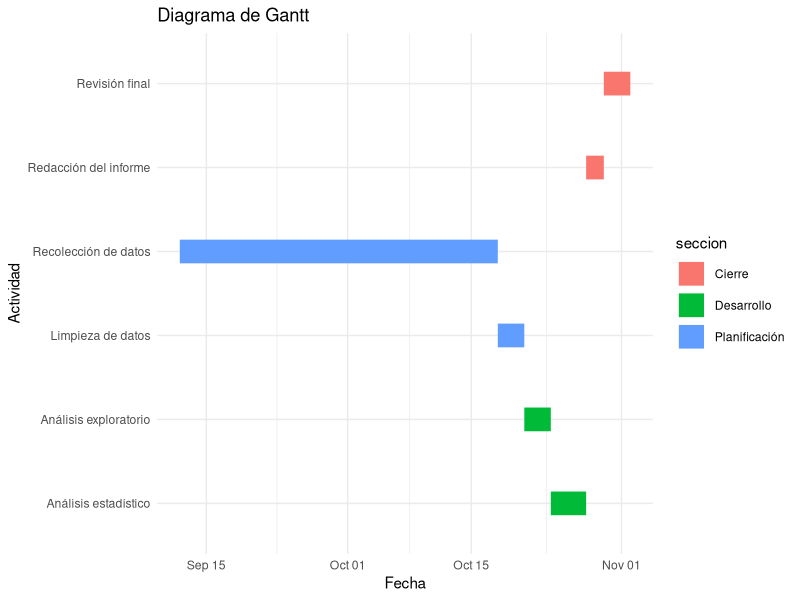
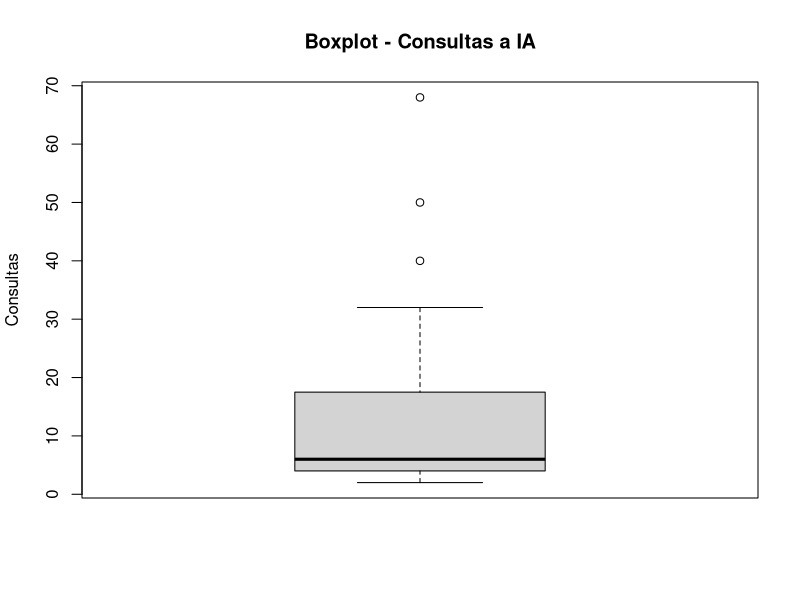
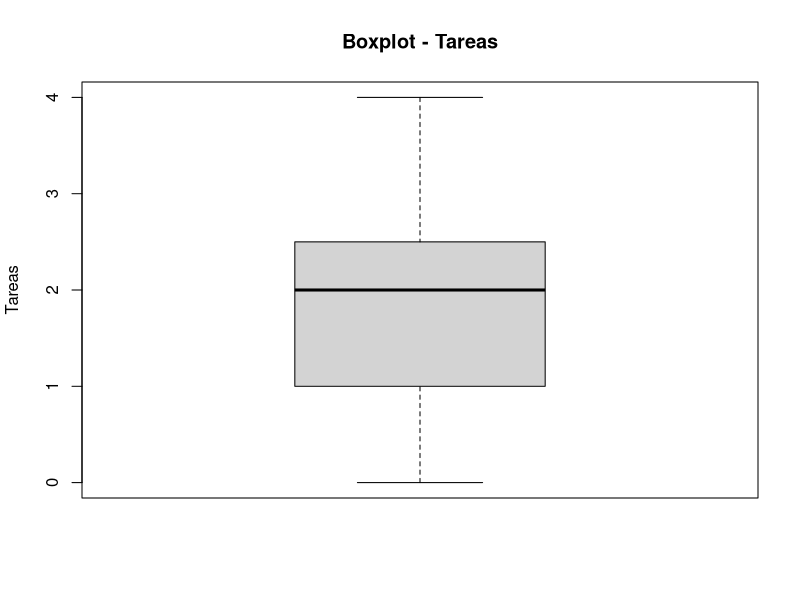
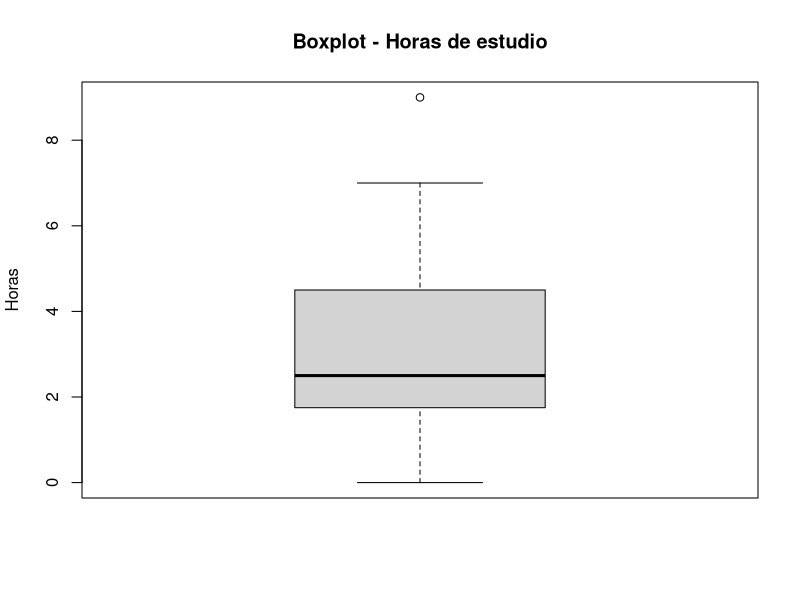
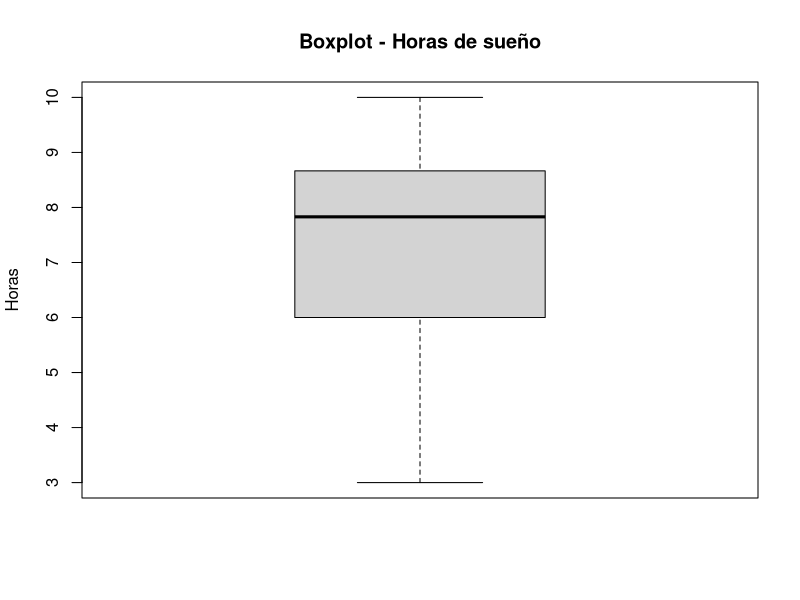
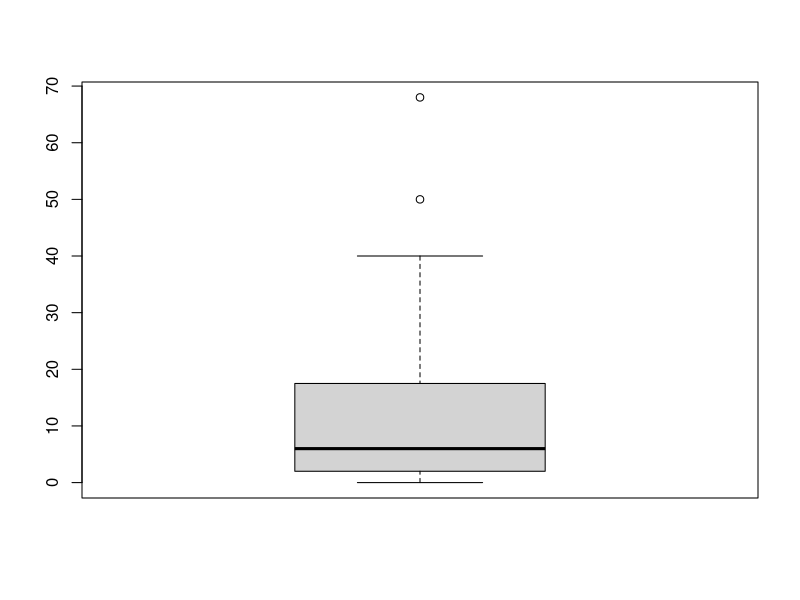
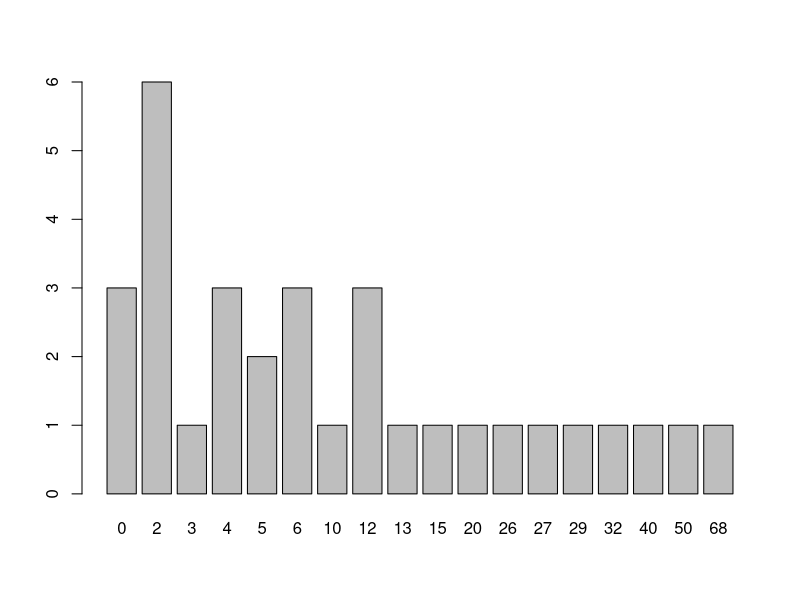
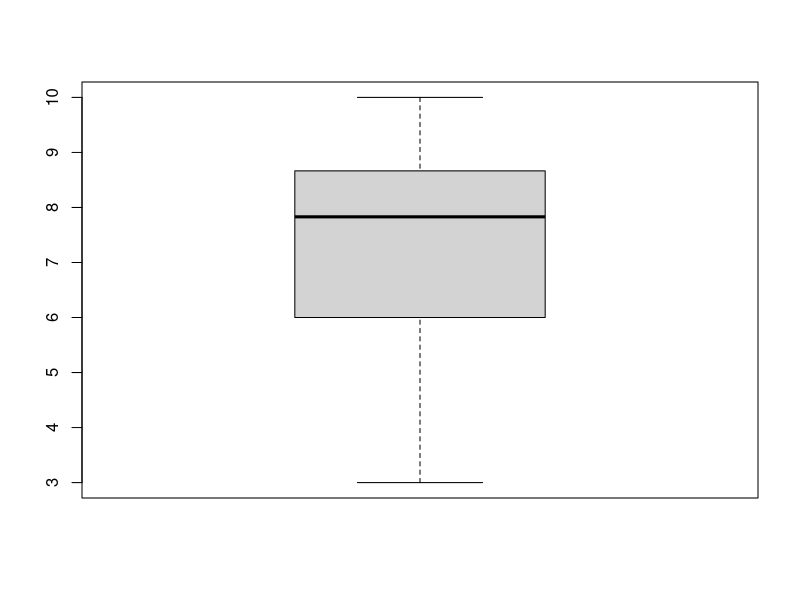

Here is the R script that generated these plots, in order:
## ---- chunk 1
library(ggplot2)

tareas <- data.frame(
  tarea = c(
    "Recolección de datos",
    "Limpieza de datos",
    "Análisis exploratorio",
    "Análisis estadístico",
    "Redacción del informe",
    "Revisión final"
  ),
  inicio = as.Date(c(
    "2026-09-12", "2026-10-18", "2026-10-21", "2026-10-24", "2026-10-28", "2026-10-30"  # TODO: completar fechas "YYYY-MM-DD"
  )),
  fin = as.Date(c(
    "2026-10-18", "2026-10-21", "2026-10-24", "2026-10-28", "2026-10-30", "2026-11-02"  # TODO: completar fechas "YYYY-MM-DD"
  )),
  seccion = c(
    "Planificación",
    "Planificación",
    "Desarrollo",
    "Desarrollo",
    "Cierre",
    "Cierre"
  )
)

ggplot(tareas,
       aes(x = inicio,
           xend = fin,
           y = tarea,
           yend = tarea,
           color = seccion)) +
  geom_segment(linewidth = 8) +
  labs(title = "Diagrama de Gantt",
       x = "Fecha",
       y = "Actividad") +
  theme_minimal()
## ---- chunk 2
library(readr)
library(dplyr)
library(tidyverse)
library(ggplot2)

DF <- read_csv("RespuestasDiario.csv")
## ---- chunk 3
names(DF)
DFL <- DF
## ---- chunk 4
DFL %>% rename(hora = `Marca temporal`
               , consultas = `¿Cuántas consultas a una IA realizaste hoy?`
               , uso = `¿Cuál fue el uso principal que le diste a la IA hoy?`
               , satisfaccion = `¿Qué nivel de satisfacción tienes con tu avance académico de hoy?`
               , tareas = `¿En cuántas tareas de hoy el uso de la IA te ahorró tiempo?`
               , curso = `¿Cuál es el código del curso sobre el que hiciste la mayoría de tus consultas a la IA hoy?`
               , estudio = `¿Cuántas horas efectivas de estudio acumulaste el día de hoy?`
               , sueno = `¿Cuántas horas dormiste la noche pasada?`
               , comprension = `¿Qué nivel de comprensión tuviste de las actividades académicas que realizaste hoy?`
               , email = `Dirección de correo electrónico`) -> DFL
## ---- chunk 5
DFL <- DFL[, c("hora", "consultas", "uso", "satisfaccion", "tareas", "curso", "estudio", "sueno", "comprension", "email")]
names(DFL)
## ---- chunk 6
DFAuxiliar <- read_csv("CorreosGrupo.csv")
## ---- chunk 7
DFL <- inner_join(DFL, DFAuxiliar, by = "email")
## ---- chunk 8
head(DFL[c("hora", "email", "Grupo")])
## ---- chunk 9
dim(DFL)
head(DFL)
sapply(DFL, class)
## ---- chunk 10
colSums(is.na(DFL))
## ---- chunk 11
round(colSums(is.na(DFL)) / nrow(DFL) * 100, 2)
## ---- chunk 12
sum(DFL$consultas == 0, na.rm = TRUE)
## ---- chunk 13
sum(DFL$tareas == 0, na.rm = TRUE)
## ---- chunk 14
sum(DFL$estudio == 0, na.rm = TRUE)
## ---- chunk 15
sum(DFL$sueno == 0, na.rm = TRUE)
## ---- chunk 16
length(unique(DFL$comprension))
unique(DFL$comprension)
## ---- chunk 17
length(unique(DFL$sueno))
unique(DFL$sueno)
## ---- chunk 18
length(unique(DFL$estudio))
unique(DFL$estudio)
## ---- chunk 19
length(unique(DFL$curso))
unique(DFL$curso)
## ---- chunk 20
length(unique(DFL$tareas))
unique(DFL$tareas)
## ---- chunk 21
length(unique(DFL$satisfaccion))
unique(DFL$satisfaccion)
## ---- chunk 22
length(unique(DFL$uso))
unique(DFL$uso)
## ---- chunk 23
length(unique(DFL$consultas))
unique(DFL$consultas)
## ---- chunk 24

#Se hace el filtrado por horas teniendo en cuenta que se guarda en el formato de 24 horas por lo que solo acotamos desde 21.5 osea 9:30 

DFL1<-DFL%>%filter(!(((hour(dmy_hms(hora)) + minute(dmy_hms(hora))/60) < 21.5))) %>% 

# en caso de superesswarnings es para evitar que arroje errores en consultas debido a que permite ingreso de datos vacios por lo que se trata de convertir a numero y de ahi vemos si es NA e inviertiendo mediante ! para quedarnos con los que si cumplan eso  
  
filter(!is.na(suppressWarnings(as.numeric(consultas))), 

# Repetimos el mismo tipo de filtrado con respecto a la variable tareas, sueno y estudio 

!is.na(suppressWarnings(as.numeric(tareas))),                                   
!is.na(suppressWarnings(as.numeric(estudio))),                           !is.na(suppressWarnings(as.numeric(sueno))))%>% 
  
#verificamos que las consultas y tareas sean numeros enteros 

filter(as.numeric(consultas)%%1==0, 
       as.numeric(tareas)%%1==0)

## ---- chunk 25
  DF2<-DFL1%>%mutate(
  uso_= chartr("áéíóúÁÉÍÓÚ", "aeiouAEIOU", tolower(uso)),
  usoC= str_detect(uso_,regex("\\b(ia|no|use|ningun[oa])\\b",ignore_case = TRUE)),
  cursoC = is.na(curso) | str_detect(curso, "^[ -]*$") | 
  str_detect(curso, "^[A-Za-z]{2}\\d{4}$"),
  filtro=!usoC&cursoC&(as.numeric(consultas)>0|as.numeric(tareas)>0),
  uso = if_else(filtro, uso,NA_character_),
  consultas=if_else(filtro,consultas,NA_integer_),   
  tareas= if_else(filtro,tareas,NA_integer_),
  curso = if_else(filtro,curso,NA_character_)

  ) %>% select(-filtro, -usoC,-cursoC,-uso_)  
## ---- chunk 26
# Número de consultas a IA
boxplot(DF2$consultas,
        main = "Boxplot - Consultas a IA",
        ylab = "Consultas")

boxplot.stats(DF2$consultas)$out
## ---- chunk 27
# Número de tareas donde la IA ahorró tiempo
boxplot(DF2$tareas,
        main = "Boxplot - Tareas",
        ylab = "Tareas")

boxplot.stats(DF2$tareas)$out
## ---- chunk 28
# Horas efectivas de estudio
boxplot(DF2$estudio,
        main = "Boxplot - Horas de estudio",
        ylab = "Horas")
        
boxplot.stats(DF2$estudio)$out
## ---- chunk 29
# Horas de sueño
boxplot(DF2$sueno,
        main = "Boxplot - Horas de sueño",
        ylab = "Horas")

boxplot.stats(DF2$sueno)$out
## ---- chunk 30
# Variabilidad de las consultas
range(DF2$consultas, na.rm = TRUE)
var(DF2$consultas, na.rm = TRUE)
sd(DF2$consultas, na.rm = TRUE)
IQR(DF2$consultas, na.rm = TRUE)
## ---- chunk 31
# Variabilidad de las tareas
range(DF2$tareas, na.rm = TRUE)
var(DF2$tareas, na.rm = TRUE)
sd(DF2$tareas, na.rm = TRUE)
IQR(DF2$tareas, na.rm = TRUE)
## ---- chunk 32
# Variabilidad de las horas de estudio
range(DF2$estudio, na.rm = TRUE)
var(DF2$estudio, na.rm = TRUE)
sd(DF2$estudio, na.rm = TRUE)
IQR(DF2$estudio, na.rm = TRUE)
## ---- chunk 33
# Variabilidad de las horas de sueño
range(DF2$sueno, na.rm = TRUE)
var(DF2$sueno, na.rm = TRUE)
sd(DF2$sueno, na.rm = TRUE)
IQR(DF2$sueno, na.rm = TRUE)
## ---- chunk 34
# Frecuencia del principal uso de IA
table(DF2$uso)
prop.table(table(DF2$uso)) * 100
## ---- chunk 35
# Frecuencia del nivel de satisfacción
table(DF2$satisfaccion)
prop.table(table(DF2$satisfaccion)) * 100
## ---- chunk 36
# Frecuencia del nivel de comprensión
table(DF2$comprension)
prop.table(table(DF2$comprension)) * 100
## ---- chunk 37
tabla_NA <- data.frame(
  Variable = names(DF2),
  Cantidad_NA = colSums(is.na(DF2)),
  Porcentaje_NA = round(colSums(is.na(DF2)) / nrow(DF2) * 100, 2),
  row.names = NULL
)
tabla_NA
## ---- chunk 38
table(rowSums(is.na(DF2)))
## ---- chunk 39
nrow(DF2)
nrow(na.omit(DF2))
round((1 - nrow(na.omit(DF2)) / nrow(DF2)) * 100, 2)
## ---- chunk 40
DF2[!complete.cases(DF2), c("hora", "email", "consultas", "uso", "tareas", "curso", "estudio", "sueno")]
## ---- chunk 41
# DF2 sale de DFL1 sin filtrar filas, así que ambas bases están alineadas
# podemos recuperar de DFL1 los valores que el Paso 3 convirtió a NA.
nrow(DFL1) == nrow(DF2)

diagnostico <- DF2 %>%
  mutate(
    # Valores originales, antes del Paso 3
    consultas_orig = as.numeric(DFL1$consultas),
    tareas_orig    = as.numeric(DFL1$tareas),
    uso_orig       = as.character(DFL1$uso),
    curso_orig     = as.character(DFL1$curso),

    # ¿El estudiante declaró alguna actividad con IA ese día?
    hubo_actividad = consultas_orig > 0 | tareas_orig > 0,

    # Motivo por el que el registro quedó incompleto
    motivo = case_when(
      !is.na(uso)     ~ "Completo",
      !hubo_actividad ~ "Sin uso de IA",
      TRUE            ~ "Curso fuera de formato"
    )
  )

table(diagnostico$motivo)
## ---- chunk 42
# Perfil de cada grupo según las consultas que realmente declararon
diagnostico %>%
  filter(motivo != "Completo") %>%
  group_by(motivo) %>%
  summarise(
    n = n(),
    consultas_min   = min(consultas_orig),
    consultas_max   = max(consultas_orig),
    consultas_media = round(mean(consultas_orig), 1)
  )
## ---- chunk 43
DF3 <- diagnostico %>%
  mutate(
    # Marca si de verdad usó IA, según el motivo y no según si había NA
    uso_ia = motivo != "Sin uso de IA",

    # Si no usó IA, el valor verdadero es 0 
    # Cuantitativas discretas: 
    consultas = if_else(motivo == "Sin uso de IA", 0, consultas_orig),
    tareas    = if_else(motivo == "Sin uso de IA", 0, tareas_orig),
    # Cualitativa nominal: asignamos una categoría propia
    uso       = if_else(motivo == "Sin uso de IA", "No usó IA", uso_orig),
    uso = factor(uso),

  # Si solo falló el curso, se conservan sus datos reales
  # y únicamente el curso queda marcado como inválido
    curso = case_when(
      motivo == "Sin uso de IA"          ~ "No aplica",
      motivo == "Curso fuera de formato" ~ "Sin código válido",
      TRUE                               ~ curso_orig
    ),

    # Cuantitativas continuas
    estudio = as.numeric(estudio),
    sueno   = as.numeric(sueno),

    # Ordinal, levels imponen el orden
    comprension = factor(comprension,
                         levels = c("Muy bajo", "Bajo", "Moderado", "Alto", "Muy alto"),
                         ordered = TRUE),

    satisfaccion = factor(satisfaccion, levels = 1:5, ordered = TRUE),

    # Identificador: el promedio de un número de grupo no tendría interpretación
    Grupo = factor(Grupo)
  ) %>%
# Se borran las columnas que solo sirvieron para el diagnóstico
  select(-consultas_orig, -tareas_orig, -uso_orig, -curso_orig,
         -hubo_actividad, -motivo)
## ---- chunk 44
# Verificamos que no quede ningún NA ni se hayan perdido filas
sum(is.na(DF3))
nrow(DF3)
table(DF3$uso_ia)
## ---- chunk 45
# Cuántas observaciones sobreviven a cada etapa del proceso
trazabilidad <- data.frame(
  Etapa = c("Base cruda (DF)", "Subset y join (DFL)", "Normalización (DFL1)",
            "Criterios (DF2)", "Gestión de nulos (DF3)"),
  Observaciones = c(nrow(DF), nrow(DFL), nrow(DFL1), nrow(DF2), nrow(DF3))
)
# Qué porcentaje de la base original representa cada etapa
trazabilidad$Retencion <- round(trazabilidad$Observaciones / nrow(DF) * 100, 2)
trazabilidad
## ---- chunk 46
# Mismo diagnóstico del Paso 1, ahora sobre la base limpia.
radiografia <- data.frame(
  Variable = names(DF3),
  Tipo = sapply(DF3, function(x) class(x)[1]),
  NA_total = colSums(is.na(DF3)),
  Porcentaje_NA = round(colSums(is.na(DF3)) / nrow(DF3) * 100, 2),
  Unicos = sapply(DF3, function(x) length(unique(x))),
  row.names = NULL
)
radiografia
## ---- chunk 47
# Conteo de ceros en cada numérica
sum(DF3$consultas == 0)
sum(DF3$tareas == 0)
sum(DF3$estudio == 0)
sum(DF3$sueno == 0)
## ---- chunk 48
# Verificamos que ninguna numérica se salga de los rangos del codebook.

data.frame(
  Variable = c("consultas", "tareas", "estudio", "sueno"),
  Restriccion = c("x >= 0", "x >= 0", "x >= 0", "0 <= x <= 24"),
  Minimo = c(min(DF3$consultas), min(DF3$tareas), min(DF3$estudio), min(DF3$sueno)),
  Maximo = c(max(DF3$consultas), max(DF3$tareas), max(DF3$estudio), max(DF3$sueno)),
  Cumple = c(all(DF3$consultas >= 0), all(DF3$tareas >= 0), all(DF3$estudio >= 0),
             all(DF3$sueno >= 0 & DF3$sueno <= 24))
)
## ---- chunk 49
# Filas idénticas en todas sus columnas
sum(duplicated(DF3))
# El diseño es longitudinal, cada estudiante debe tener un solo registro por día.
DF3 %>%
  mutate(fecha = substr(hora, 1, 10)) %>%
  count(email, fecha) %>%
  filter(n > 1)
## ---- chunk 50
# Observaciones limpias que aportó cada grupo
DF3 %>% count(Grupo)
## ---- chunk 51
# Filtro sobre nuestro grupo
GRUPO <- 6
DF3_grupo <- DF3 %>% filter(Grupo == GRUPO)

nrow(DF3_grupo)
DF3_grupo %>% count(email)
## ---- chunk 52
n_distinct(DF3$email)
## ---- chunk 53
boxplot(DF3$consultas)
## ---- chunk 54
quantile(DF3$consultas, 0.5, na.rm = T, type = 3, )
quantile(DF3$consultas, 0.75, na.rm = T, type = 3, )
## ---- chunk 55
barplot(table(DF3$consultas))
## ---- chunk 56
boxplot(DF3$sueno)
## ---- chunk 57
hist(DF3$sueno,
     main = "Horas de sueño",
     xlab = "Horas",
     col = "lightgray",
     ylab = "Frecuencia")
## ---- chunk 58
summary(DF3$sueno)
round(sd(DF3$sueno),2)
IQR(DF3$sueno)
round(sd(DF3$sueno) / mean(DF3$sueno),2) #CV
## ---- chunk 59
boxplot(consultas ~ satisfaccion, data = DF3)
## ---- chunk 60
quantile(DF3$consultas[DF3$satisfaccion == 3], 0.3, na.rm = T, type = 3)
quantile(DF3$consultas[DF3$satisfaccion == 4], 0.3, na.rm = T, type = 3)
quantile(DF3$consultas[DF3$satisfaccion == 5], 0.3, na.rm = T, type = 3)
## ---- chunk 61
cor.test(DF3$consultas,DF3$estudio,method="spearman")
## ---- chunk 62
ggplot(DF3, aes(x = consultas, y = estudio)) +
  geom_point(color = "navy", size = 2.5) +
  labs(
    title = "Consultas vs Estudio",
    x = "consultas",
    y = "estudio"
  )
## ---- chunk 63
DF3 %>%
  filter(uso_ia) %>%
  mutate(
    uso_g = if_else(uso %in% c("Resolver ejercicios", "Resumir",
                                "Programar", "Redactar", "No usó IA"),
                     as.character(uso), "Otros"),
    ahorro = if_else(tareas == 0, "Sin tareas ahorradas", "Con tareas ahorradas")
  ) %>%
  count(uso_g, ahorro) %>%
  tidyr::pivot_wider(names_from = ahorro, values_from = n, values_fill = 0) %>%
  {
    tabla <- .[, c("uso_g", "Sin tareas ahorradas", "Con tareas ahorradas")]
    m <- t(as.matrix(tabla[, -1]))
    colnames(m) <- tabla$uso_g
    barplot(m,
            main = "Proporción de tareas ahorradas según el uso de IA",
            ylab = "Cantidad de registros",
            xlab = "Uso principal",
            col = c("steelblue", "gray80"),
            legend.text = c("Sin ahorro", "Con ahorro"))
  }
## ---- chunk 64
DF3 %>%
  filter(uso_ia) %>%
  mutate(uso_g = if_else(uso %in% c("Resolver ejercicios", "Resumir",
                                     "Programar", "Redactar", "No usó IA"),
                          as.character(uso), "Otros")) %>%
  group_by(uso_g) %>%
  summarise(
    registros   = n(),
    ta_ahorrada = round(mean(tareas > 0, na.rm = TRUE) * 100, 1)
  ) %>%
  rename(Uso = uso_g)
## ---- chunk 65
boxplot(sueno ~ comprension, data = DF3,
        xlab = "comprension",
        ylab = "sueno",
        col = c("skyblue"))
## ---- chunk 66
DF3%>%group_by(comprension)%>% summarise(n=n(),
    Q1= quantile(sueno, 0.25, na.rm = TRUE),
    Mediana = quantile(sueno, 0.5 ,na.rm = TRUE),
    Q3= quantile(sueno, 0.75, na.rm = TRUE),
    RIC     = IQR(sueno, na.rm = TRUE),
    Media = mean(sueno,na.rm=TRUE),
    CV = (sd(sueno,na.rm=TRUE)/mean(sueno,na.rm=TRUE))
                                         )
